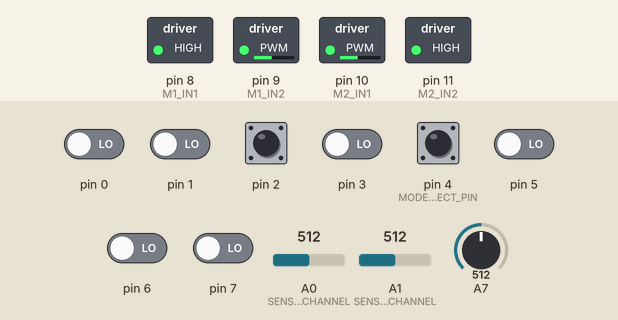
The sketch below on a simulated Arduino Uno, built with avr-gcc and run on an emulated ATmega328P. Shown: switched loads named in the sketch (green lamp = pin HIGH). Inputs (shaded band) come from the test bench; at power-on: pin 2, pin 4 (MODE_DETECT_PIN) HIGH, pin 0, pin 1, pin 3, pin 5–7 LOW, A0 (SENSOR_LEFT_CHANNEL) = 512, A7 = 512, A1 (SENSOR_RIGHT_CHANNEL) = 512.

Above: at 0.8 s.
0.9 s: A0 (SENSOR_LEFT_CHANNEL) set to 693
2.4 s: A0 (SENSOR_LEFT_CHANNEL) set to 718
At 3.1 s:
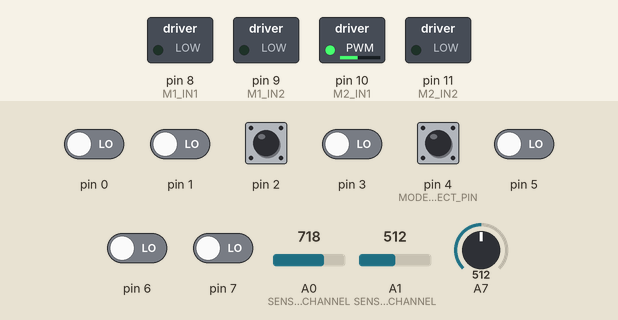
3.9 s: A7 set to 710
At 5.1 s:
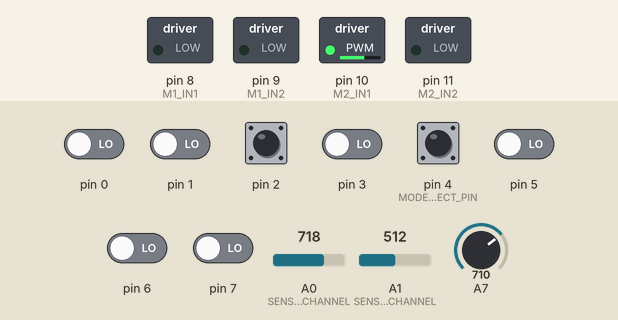
5.4 s: pin 4 (MODE_DETECT_PIN) pulled LOW for 0.15 s
At 5.48 s:
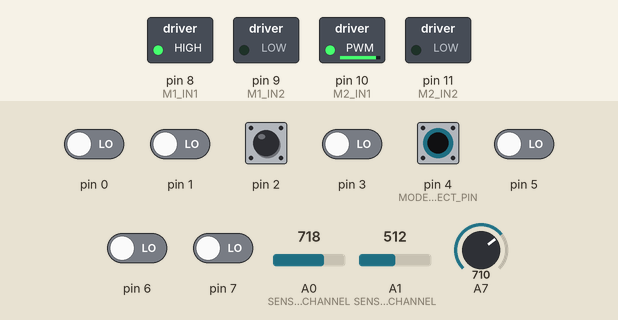
7.0 s: A1 (SENSOR_RIGHT_CHANNEL) set to 694
8.5 s: A1 (SENSOR_RIGHT_CHANNEL) set to 711
At 8.8 s:
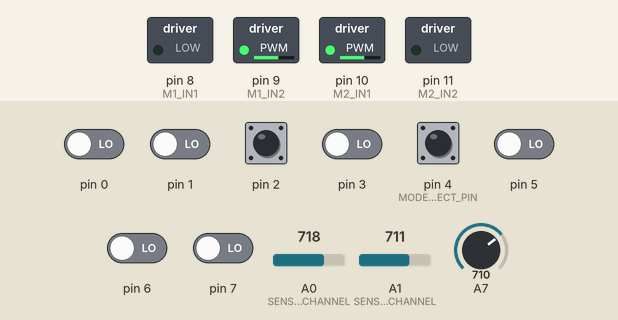
Timing chart, 0 to 11.0 s (numbered marks = the images above; inputs shaded):
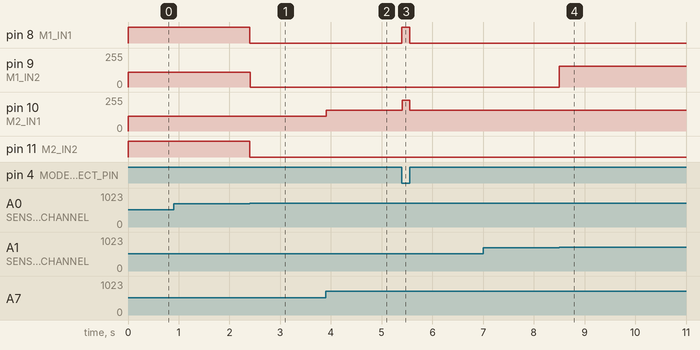

The sketch:

4.4.1.ino
```cpp
#include <avr/io.h>
#include <avr/eeprom.h>
#include <util/delay.h>

#define SENSOR_LEFT_CHANNEL   PC0   // A0
#define SENSOR_RIGHT_CHANNEL  PC1   // A1
#define POT_CHANNEL           7   // A7

#define MODE_DETECT_PIN       PD4

#define M1_IN1 PB0
#define M1_IN2 PB1
#define M2_IN1 PB2
#define M2_IN2 PB3

float threshold;
uint16_t EEMEM eeprom_threshold;
ISR(INT0_vect);
const uint8_t SW2_PIN = (1 << PD2);


void ADC_init()
{
    ADMUX = (1 << REFS0); // AVcc reference
    ADCSRA = (1 << ADEN) | (1 << ADPS2) | (1 << ADPS1); // Enable, prescaler 64
}

uint16_t read_ADC(uint8_t channel)
{
    ADMUX = (ADMUX & 0xF0) | (channel & 0x0F);
    ADCSRA |= (1 << ADSC);
    while (ADCSRA & (1 << ADSC));
    return ADC;
}

void PWM_init()
{

  TCCR1A |= ((1<<COM1A1)|(1<<COM1B1)|(1<<WGM11));
  //OCR1A and OCR1B as Fast PWM modes with ICR1 as TOP
  TCCR1B |= ((1<<WGM13)|(1<<WGM12)|(1<<CS11)); //prescaler of 8
  //hence we are using a PWM frequency of 125 Hz
  ICR1 = 15999;
}

void Motor1_set(uint16_t speed, bool forward)
{
    if (forward == 1) {
        PORTB &= ~(1 << M1_IN1);
        PORTB |= (1 << M1_IN2);
    } else {
        PORTB &= ~(1 << M1_IN2);
        PORTB |= (1 << M1_IN1);
    }
    OCR1A = speed; // EN1 connected to OC1A
}

void Motor1_set(int16_t speed)
{
    if (speed > 14399)
    {
      speed = 14399;
    }
    if (speed > 0) {
        PORTB &= ~(1 << M1_IN1);
        PORTB |= (1 << M1_IN2);
    } else {
        PORTB &= ~(1 << M1_IN2);
        PORTB |= (1 << M1_IN1);
    }
    OCR1A = abs(speed); // EN1 connected to OC1A
}

void Motor2_set(uint16_t speed, bool forward)
{
    if (forward == 1) {
        PORTB &= ~(1 << M2_IN2);
        PORTB |= (1 << M2_IN1);
    } else {
        PORTB &= ~(1 << M2_IN1);
        PORTB |= (1 << M2_IN2);
    }
    OCR1B = speed; // EN2 connected to OC1B
}

void Motor2_set(int16_t speed)
{
    if (speed > 14399)
    {
      speed = 14399;
    }
    if (speed > 0) {
        PORTB &= ~(1 << M2_IN2);
        PORTB |= (1 << M2_IN1);
    } else {
        PORTB &= ~(1 << M2_IN1);
        PORTB |= (1 << M2_IN2);
    }

    OCR1B = abs(speed); // EN2 connected to OC1B
}

void threshold_calibration()
{
        threshold = (read_ADC(SENSOR_LEFT_CHANNEL) + read_ADC(SENSOR_RIGHT_CHANNEL)) / 1.5;

        _delay_ms(50);

    eeprom_write_word(&eeprom_threshold, threshold);
}

ISR(INT0_vect)
{
  _delay_ms(5);
  if ((PIND & SW2_PIN) != 0) {
        threshold_calibration();
    }

  threshold = eeprom_read_word(&eeprom_threshold);

}

long AVRmap(uint16_t inVal, int inMin, int inMax, int outMin, int outMax)
{
  return ((long) (inVal - inMin) * (outMax - outMin) / (inMax - inMin)) - outMin;
}


int main(void)
{
    // I/O Setup
    EIMSK |= (1 << INT0);
    EICRA = (1 << ISC01);

    sei();

    DDRB |= (1 << PB0) | (1 << PB1) | (1 << PB2) | (1 << PB3); // Motor pins
    PORTD |= (SW2_PIN) | (1 << MODE_DETECT_PIN);          // Pull-ups

    ADC_init();
    PWM_init();

    threshold = 700;

    while (1) {
      bool bangbang_mode = (PIND & (1 << MODE_DETECT_PIN)); // PD4 shorted to GND?
      uint16_t left_val = read_ADC(SENSOR_LEFT_CHANNEL);
      uint16_t right_val = read_ADC(SENSOR_RIGHT_CHANNEL);
      uint16_t pot_val = read_ADC(POT_CHANNEL); // 0–1023
      pot_val = AVRmap(pot_val, 0, 1023, 159, 14399);

        if (bangbang_mode) {


            bool left_black = left_val > threshold;
            bool right_black = right_val > threshold;


            if (left_black && right_black) {
                Motor1_set(pot_val, 1); // forward
                Motor2_set(pot_val, 1);
            }
            else if (left_black && !right_black) {
                Motor1_set(0, 1);
                Motor2_set(pot_val, 1);
            }
            else if (!left_black && right_black) {
                Motor1_set(pot_val, 1);
                Motor2_set(0, 1);
            }
            else {
                Motor1_set(pot_val, 0); // backward
                Motor2_set(pot_val, 0);
            }

        }
        else {
            int16_t error = right_val - left_val;
            float k = 0.008;

            if (abs(error) > 40)
            {
              int16_t speed1 = pot_val * (1.0 + ((float)error * k));
              int16_t speed2 = pot_val * (1.0 - ((float)error * k));
              if ((float)error * k > 1.0)
              {
                speed2 = 0;
              }
              else if ((float)error * k < -1.0)
              {
                speed1 = 0;
              }

              Motor1_set(speed1);
              Motor2_set(speed2);
            }
            else if ((abs(error) <= 40) && (right_val > threshold))
            {
              Motor1_set(pot_val);
              Motor2_set(pot_val);
            }
            else if ((abs(error) <= 40) && (right_val < threshold))
            {
              Motor1_set(-pot_val);
              Motor2_set(-pot_val);
            }
        }
    }
}
```

Measured:
- the behaviour switches between 700 and 701 on A0 (SENSOR_LEFT_CHANNEL) (found by bisection; images 0 and 1)
- the behaviour switches between 700 and 701 on A1 (SENSOR_RIGHT_CHANNEL) (found by bisection; images 3 and 4)
- after the input at 0.9 s, every drawn part: stays the same
- after the input at 2.4 s, pin 8 (M1_IN1), pin 11 (M2_IN2): HIGH → LOW at once; pin 9 (M1_IN2): 111/255 → 0/255 at once
- after the input at 3.9 s, pin 10 (M2_IN1): 111/255 → 155/255 at once
- after the input at 5.4 s, pin 8 (M1_IN1): LOW → HIGH at once, → LOW 0.15 s later; pin 10 (M2_IN1): 155/255 → 229/255 at once, → 155/255 0.14 s later
- after the input at 7.0 s, every drawn part: stays the same
- after the input at 8.5 s, pin 9 (M1_IN2): 0/255 → 155/255 at once
